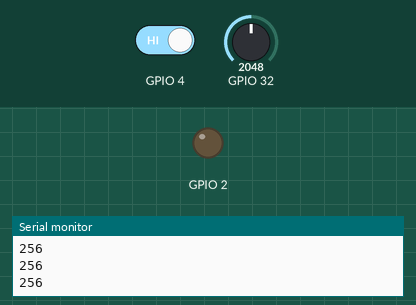
Bench run of a sketch on a simulated ESP32. Shown: output pins drawn as LEDs (lit = HIGH), the last lines printed to the serial monitor. The test bench sets the inputs (shaded band); at power-on: GPIO 4 HIGH, GPIO 32 = 2048 (analog values on the 0–4095 scale).

Above: at 1.2 s.
1.3 s: GPIO 4 driven LOW
At 2.5 s:
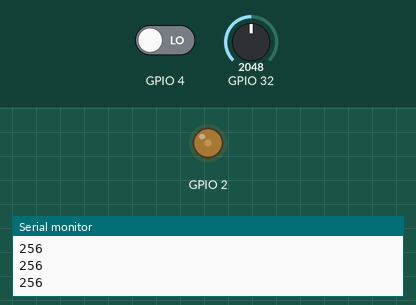
2.8 s: GPIO 32 set to 2866
At 3.8 s:
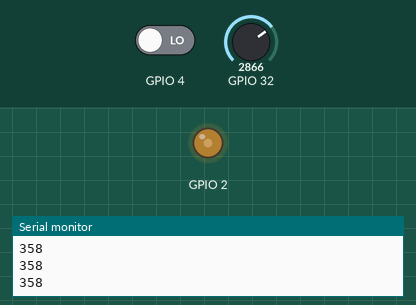
4.3 s: GPIO 32 set to 2047
At 4.9 s:
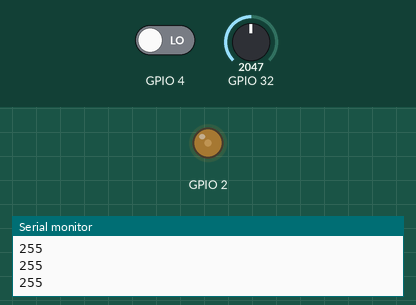
5.8 s: GPIO 32 set to 0
At 6.1 s:
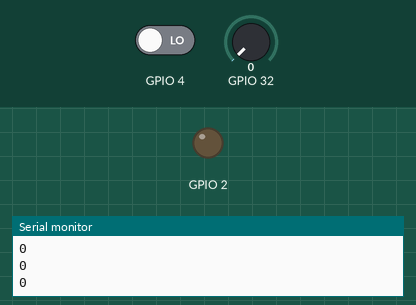
Timing chart, 0 to 8.3 s (numbered marks = the images above; inputs shaded):
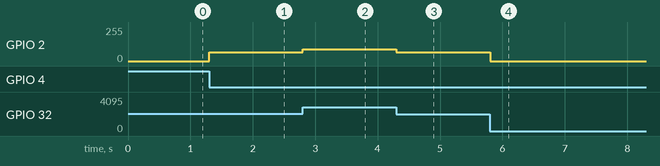

Measured:
- after the input at 1.3 s, GPIO 2: 0/255 → 64/255 at once
- after the input at 2.8 s, GPIO 2: 64/255 → 89/255 at once
- after the input at 4.3 s, GPIO 2: 89/255 → 64/255 at once
- after the input at 5.8 s, GPIO 2: 64/255 → 0/255 at once

The sketch:

potentiometer.ino
```cpp
void setup() {
  pinMode(4,INPUT);//电位器sw连接10引脚，并为输入
  pinMode(A4,INPUT);//电位器AOUT连接A4引脚，并为输入
  //pinMode(2,OUTPUT);//LED连接11引脚，并为输出
  analogReadResolution(9);    //分辨率设置
   /* 1. 使用ledc通道1，设置频率为1kHz，分辨率为10位 */
  ledcSetup(1, 1000, 10);
  /* 2. 将LED引脚绑定到ledc通道1 */
  ledcAttachPin(2, 1);
  /* 3. 设置ledc通道占空比为512/1024=50% */
  ledcWrite(1, 511);
  Serial.begin(9600);//打开波特率为9600串口
}

void loop() {
  int state = digitalRead(4);//读取电位器sw电平，高电平为按键未按下，低电平为按键按下
  int value = analogRead(A4);//读取电位器AOUT的模拟值，0-1023
  if(state==0){//判断是否未按下按键
    ledcWrite(1, value);           //LED根据电位器输入的模拟值，变化亮度
  }
  else{
    digitalWrite(2,LOW);//LED关闭
  }
  Serial.println(value);//串口输出电位器模拟值
}
```
